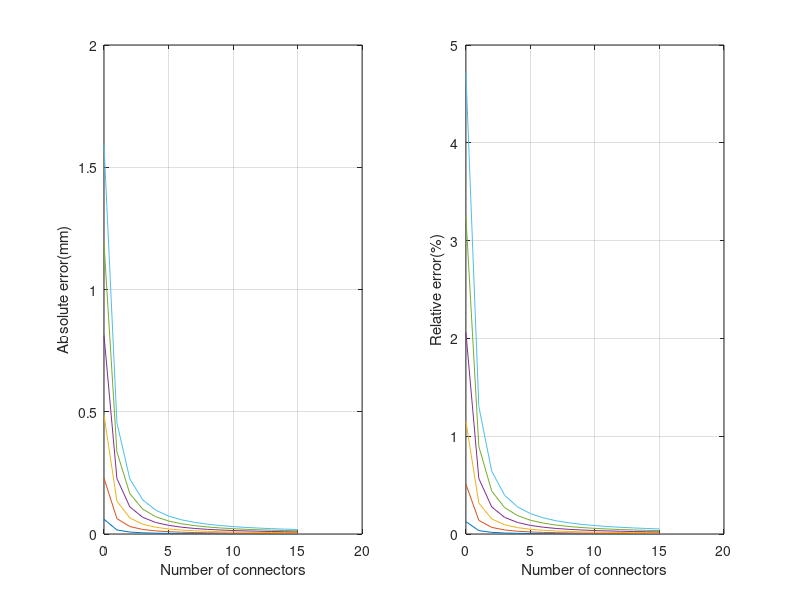

Reproduce this figure in MATLAB.
clear;clc;
%% Parameter Define
%%%%%%%%%%%%%%%%%%%%%%%%%%%%%%%%%%%%%%%%%%%%%%%%%%%%%%%%%%%%%%%%%%%%%%%%%%%
% Sr: the arc length of the bending curve                                 %
% r:  the distance between the central axis of the cable guiding hole on  %
%     the connector and the central axis of the connector                 %
% d:  the thickness of the cross-shaped sheet                             %
% R1: the radius of the bending curve                                     %
% l1: the ideal length of the driving cable 1 between the bottom plane    %
%     of the upper connector and the top plane of the lower connector     %
% Ea: the absolute error                                                  %
% Er: the relative error 
% S1: the ideal length of the driving cable 1
% alpha1: the central angle of the bending curve
%%%%%%%%%%%%%%%%%%%%%%%%%%%%%%%%%%%%%%%%%%%%%%%%%%%%%%%%%%%%%%%%%%%%%%%%%%% 
length_mm=100;
Sr=0.5*length_mm; 
r=0.14*length_mm; 
d=0.015*length_mm; 
%% Assumption Calculation
for n=0:1:15 % Assume the number of the connectors is n
    for i = 1:1:6 % Assume the bending angle is from 10 degrees to 60 degrees
        alpha1=i*10*pi/180;
        R1=Sr/alpha1; 
        S1=(R1-r)*alpha1; 
        l1=2*(n+1)*(R1-r)*sin( ...
            alpha1/(2*(n+1)))-(n+1)*((n*d/(n+1))/sin((pi-alpha1/(n+1))/2 ...
            )-n*d/(n+1));
        % calculate absolute error
        E(i).Ea(n+1,1) = S1-l1; 
        E(i).Ea(n+1,2) = n;
        % calculate relative error 
        E(i).Er(n+1,1) = (E(i).Ea(n+1,1)/l1)*100;  
        E(i).Er(n+1,2) = n;
    end
end
%% Figure Plot
figure;
subplot(1,2,1);
for i = 1:1:6
    plot(E(i).Ea(:,2),E(i).Ea(:,1),'-');
    hold on;
end
xlabel('Number of connectors');
ylabel('Absolute error(mm)');
grid on;
subplot(1,2,2);
for i = 1:1:6
    plot(E(i).Er(:,2),E(i).Er(:,1),'-');
    hold on;
end
xlabel('Number of connectors');
ylabel('Relative error(%)');
grid on;
    
